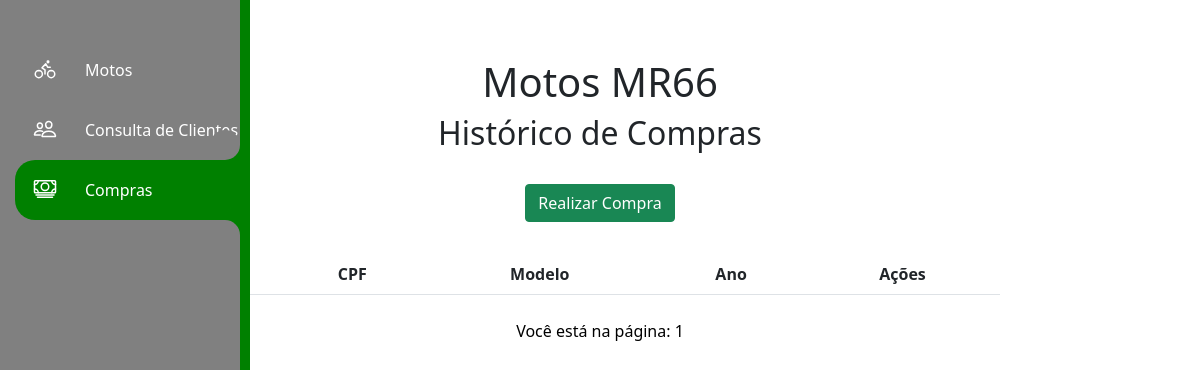
Page /hist/ on the earlier database version.
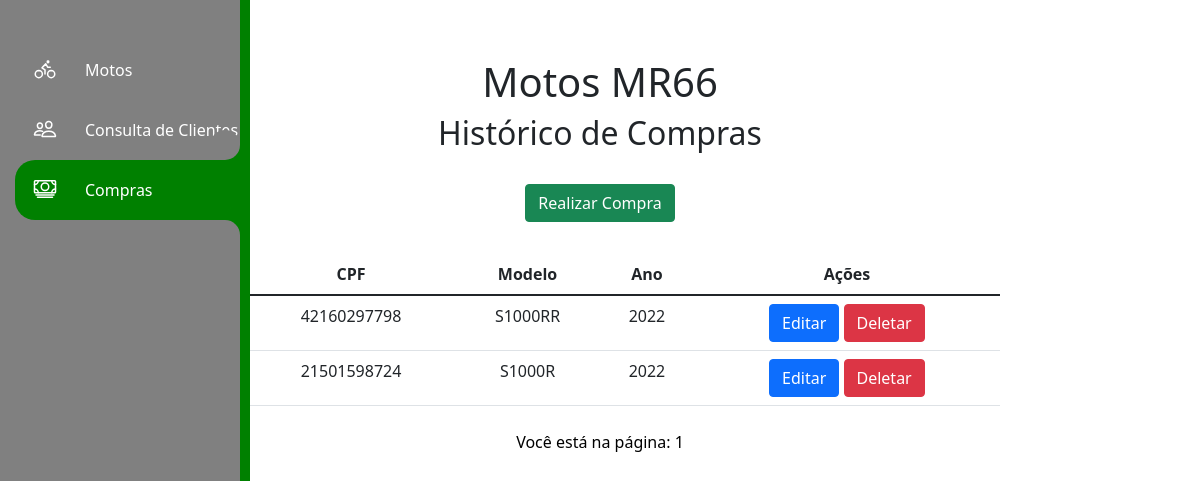
Same page on the later database version.
### app/models.py (models this page shows)
class Hist(models.Model):
    objects = None
    cpf = models.CharField(max_length=150)
    modelo = models.CharField(max_length=100)
    ano = models.IntegerField()

### app/views.py (the view)
# urls.py: path('hist/', hist, name='hist'),
def hist(request):
    data = {}
    all = Hist.objects.all()
    paginator = Paginator(all, 10)
    pages = request.GET.get('page')
    data['db'] = paginator.get_page(pages)
    return render(request, 'histcompras.html', data)

### app/templates/histcompras.html (shortened to what this page needs)
<!DOCTYPE html>
<html lang="pt-br">
<head>
    <link rel="stylesheet" href="https://cdn.jsdelivr.net/npm/bootstrap@5.1.3/dist/css/bootstrap.min.css" rel="stylesheet">
</head>
<body>
    <div class="navigation">
        <ul>
            <li class="list">
                <a href="/">
                <span class="icon"><ion-icon name="bicycle-outline"></ion-icon></span>
                <span class="title">Motos</span>
                </a>
            </li>
            <li class="list">
                <a href="/cad">
                <span class="icon"><ion-icon name="people-outline"></ion-icon></span>
                <span class="title">Consulta de Clientes</span>
                </a>
            </li>
            <li class="list active">
                <a href="./hist">
                <span class="icon"><ion-icon name="cash-outline"></ion-icon></span>
                <span class="title">Compras</span>
                </a>
            </li>
        </ul>
    </div>
    <div class="col-8 m-auto pt-2 pb-2 text-center">
        <h1>Motos MR66</h1>
        <h2>Histórico de Compras</h2>
    </div>
    <div class="col-8 m-auto pt-3 pb-2 text-center">
        <a href="/form2" class="btn btn-success">Realizar Compra</a>
    </div>
    <div class="col-8 m-auto pt-4 pb-2 text-center">
            <table class="table">
              <thead class="thead-dark">
                <tr>
                  <th scope="col">#</th>
                  <th scope="col">CPF</th>
                  <th scope="col">Modelo</th>
                  <th scope="col">Ano</th>
                  <th scope="col">Ações</th>
                </tr>
              </thead>
              <tbody>
              {% for dbs in db%}
                <tr>
                  <th>{{dbs.id}}</th>
                  <td>{{dbs.cpf}}</td>
                  <td>{{dbs.modelo}}</td>
                  <td>{{dbs.ano}}</td>
                  <td>
                      <a href="/edit2/{{dbs.id}}/" class="btn btn-primary">Editar</a>
                      <a href="/delete2/{{dbs.id}}/" class="btn btn-danger btnDel">Deletar</a>
                  </td>
              {% endfor %}
                </tr>
            </tbody>
          </table>
    </div>
    <div style="color:black;text-align:center">
        <p>Você está na página: {{db.number}}</p>
    </div>
    {% load static %}
</body>
</html>

Differences in the rows shown:
added Hist: cpf "42160297798", modelo "S1000RR", ano "2022"
added Hist: cpf "21501598724", modelo "S1000R", ano "2022"
